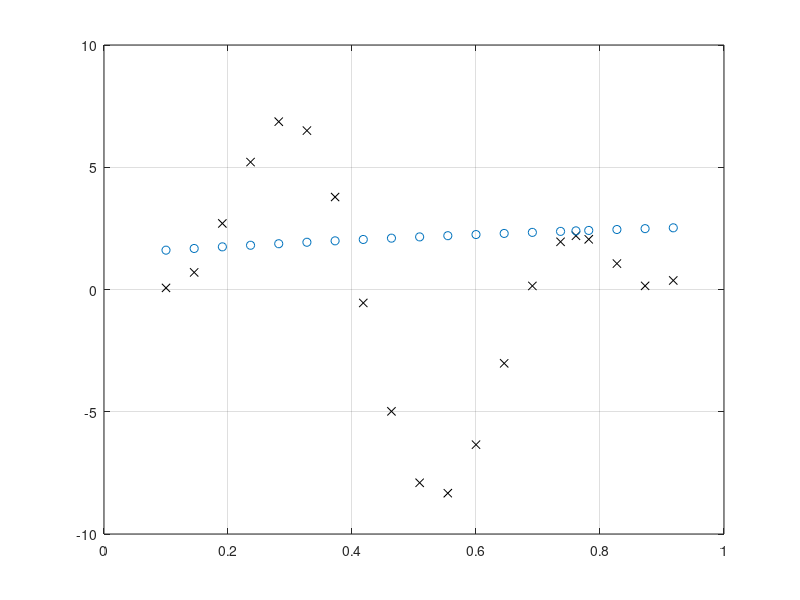

Write MATLAB code to recreate this figure.
clc;

    % žingsnis:
    n = 0.3;

% Aproksimavimo intervalas:
x = 0.1:1/22:1;
fprintf("x:"); disp(x);

% Aproksimuojamoji funkcija (tikrosios vertės):
d = 5*sin(8*x) + 4*cos(16*x + pi/3);
fprintf("d:"); disp(d);

plot(x, d, 'kx'); grid;

% Pasirenku naudoti 4 neuronų paslėptąjį sl.

% Pradines koeficientų reikšmes imu atsitiktines:
w1_11_n0 = rand(1);  b1_1_n0  = rand(1);
w1_21_n0 = rand(1);  b1_2_n0  = rand(1);
w1_31_n0 = rand(1);  b1_3_n0  = rand(1);
w1_41_n0 = rand(1);  b1_4_n0  = rand(1);
w1_51_n0 = rand(1);  b1_5_n0  = rand(1);
w1_61_n0 = rand(1);  b1_6_n0  = rand(1);

w2_11_n0 = rand(1);
w2_12_n0 = rand(1);
w2_13_n0 = rand(1);
w2_14_n0 = rand(1);
w2_15_n0 = rand(1);
w2_16_n0 = rand(1);
b2_1_n0  = rand(1);

% Skaičiuoju tinklo atsaką,
y = zeros(1, length(x));
% ... ir kiekvienos iteracijos klaidas,
e = zeros(1, length(x));

for i=1:length(x)
    % paslėptojo sl. neuronų įėjimai:
    v1 = x(i) * w1_11_n0 + b1_1_n0;
    v2 = x(i) * w1_21_n0 + b1_2_n0;
    v3 = x(i) * w1_31_n0 + b1_3_n0;
    v4 = x(i) * w1_41_n0 + b1_4_n0;
    v5 = x(i) * w1_51_n0 + b1_5_n0;
    v6 = x(i) * w1_61_n0 + b1_6_n0;

    % ... jų išėjimai:
    y1 = tanh(v1);
    y2 = tanh(v2);
    y3 = tanh(v3);
    y4 = tanh(v4);
    y5 = tanh(v5);
    y6 = tanh(v6);

    % iš. sl. neurono išėjimas:
    y(i) = y1 * w2_11_n0 + ...
           y2 * w2_12_n0 + ...
           y3 * w2_13_n0 + ...
           y4 * w2_14_n0 + ...
           y5 * w2_15_n0 + ...
           y6 * w2_16_n0 + ...
                b2_1_n0;

    % iteracijos klaida:
    e(i) = d(i) - y(i);

    % sumatoriaus aktyvavimo funkcija = v;
    % jos išvestinė (pagal v) = 1;

    % imame tikslo funkciją = e^2/2;
    % jos išvestinė (pagal e) = e;

    % išėjimo sl. gradientas:
    delta2 = 1 * e(i);

    % išėjimo sl. koeficientai (tikslinimas):
    w2_11_n1 = w2_11_n0 + n * delta2 * y1;
    w2_12_n1 = w2_12_n0 + n * delta2 * y2;
    w2_13_n1 = w2_13_n0 + n * delta2 * y3;
    w2_14_n1 = w2_14_n0 + n * delta2 * y4;
    w2_15_n1 = w2_15_n0 + n * delta2 * y5;
    w2_16_n1 = w2_16_n0 + n * delta2 * y6;
    b2_1_n1  = b2_1_n0  + n * delta2;

    % paslėptojo sl. gradientai:
        % phi(v)=tanh(v) išvestinė (pagal v) = (1 - y * y);
    delta1_1 = (1 - y1 * y1) * delta2 * w2_11_n0;
    delta1_2 = (1 - y2 * y2) * delta2 * w2_12_n0;
    delta1_3 = (1 - y3 * y3) * delta2 * w2_13_n0;
    delta1_4 = (1 - y4 * y4) * delta2 * w2_14_n0;
    delta1_5 = (1 - y5 * y5) * delta2 * w2_15_n0;
    delta1_6 = (1 - y6 * y6) * delta2 * w2_16_n0;

    % paslėptojo sl. koeficientai (tikslinimas):
    w1_11_n0 = w1_11_n0 + n * delta1_1 * x(i);
    w1_21_n0 = w1_21_n0 + n * delta1_2 * x(i);
    w1_31_n0 = w1_31_n0 + n * delta1_3 * x(i);
    w1_41_n0 = w1_41_n0 + n * delta1_4 * x(i);
    w1_51_n0 = w1_51_n0 + n * delta1_5 * x(i);
    w1_61_n0 = w1_61_n0 + n * delta1_6 * x(i);

    b1_1_n0  = b1_1_n0  + n * delta1_1;
    b1_2_n0  = b1_2_n0  + n * delta1_2;
    b1_3_n0  = b1_3_n0  + n * delta1_3;
    b1_4_n0  = b1_4_n0  + n * delta1_4;
    b1_5_n0  = b1_5_n0  + n * delta1_5;
    b1_6_n0  = b1_6_n0  + n * delta1_6;

    % atnaujintus koeficientus įrašome į senųjų vietą (jau nebeverta saugoti):
    w2_11_n0 = w2_11_n1;
    w2_12_n0 = w2_12_n1;
    w2_13_n0 = w2_13_n1;
    w2_14_n0 = w2_14_n1;
    w2_15_n0 = w2_15_n1;
    w2_16_n0 = w2_16_n1;
    b2_1_n0  = b2_1_n1;

    %% galimai šito nereikės, kadangi gradientų skaičiavimui reikalingos
    %% senosios w-vertės panaudotos prieš jų atnaujinimą
    %% (sugrupavus delta1_* skaičiavimus kartu, aukščiau).
    %% w1_11_n0 = w1_11_n1;
end

fprintf("y:"); disp(y);
fprintf("e:"); disp(e);

% patikrinkime perceptrono veiksnumą:

x(i) = 0.7612; % tada y turėtų būti:
d(i) = 5*sin(8*x(i)) + 4*cos(16*x(i) + pi/3); % 2.198;

for i=1:length(x)
    % paslėptojo sl. neuronų įėjimai:
    v1 = x(i) * w1_11_n0 + b1_1_n0;
    v2 = x(i) * w1_21_n0 + b1_2_n0;
    v3 = x(i) * w1_31_n0 + b1_3_n0;
    v4 = x(i) * w1_41_n0 + b1_4_n0;
    v5 = x(i) * w1_51_n0 + b1_5_n0;
    v6 = x(i) * w1_61_n0 + b1_6_n0;

    % ... jų išėjimai:
    y1 = tanh(v1);
    y2 = tanh(v2);
    y3 = tanh(v3);
    y4 = tanh(v4);
    y5 = tanh(v5);
    y6 = tanh(v6);

    % iš. sl. neurono išėjimas:
    y(i) = y1 * w2_11_n0 + ...
           y2 * w2_12_n0 + ...
           y3 * w2_13_n0 + ...
           y4 * w2_14_n0 + ...
           y5 * w2_15_n0 + ...
           y6 * w2_16_n0 + ...
                b2_1_n0;

    % iteracijos klaida:
    e(i) = d(i) - y(i);
end

plot(x, d, 'kx', x, y, 'o'); grid;

fprintf("x = %f, d = %f, aproksimuotas y = %f, paklaida e = %f.\n", x(i), d(i), y(i), e(i));
% kai x=0.7612, gauname y=1.212585 (vietoj 2.198)
%
% Po mano klaidos pataisymo paklaida vis tiek didoka su n=0.1 ir 40 taškų:
% x = 0.761200, d = 2.198000, aproksimuotas y = 2.782822, paklaida e = -0.584822.
%
% O su n=0.3 ir 20 taškų išvis baisu:
% x = 0.761200, d = 2.198000, aproksimuotas y = 64.335443, paklaida e = -62.137443.
%
% Pakeitus tanh(v) į 1/(1+exp(-v)) mažai pagerėjimo:
% x = 0.761200, d = 2.198011, aproksimuotas y = 46.124632, paklaida e = -43.926622.

fprintf("Pabaiga.\n");
